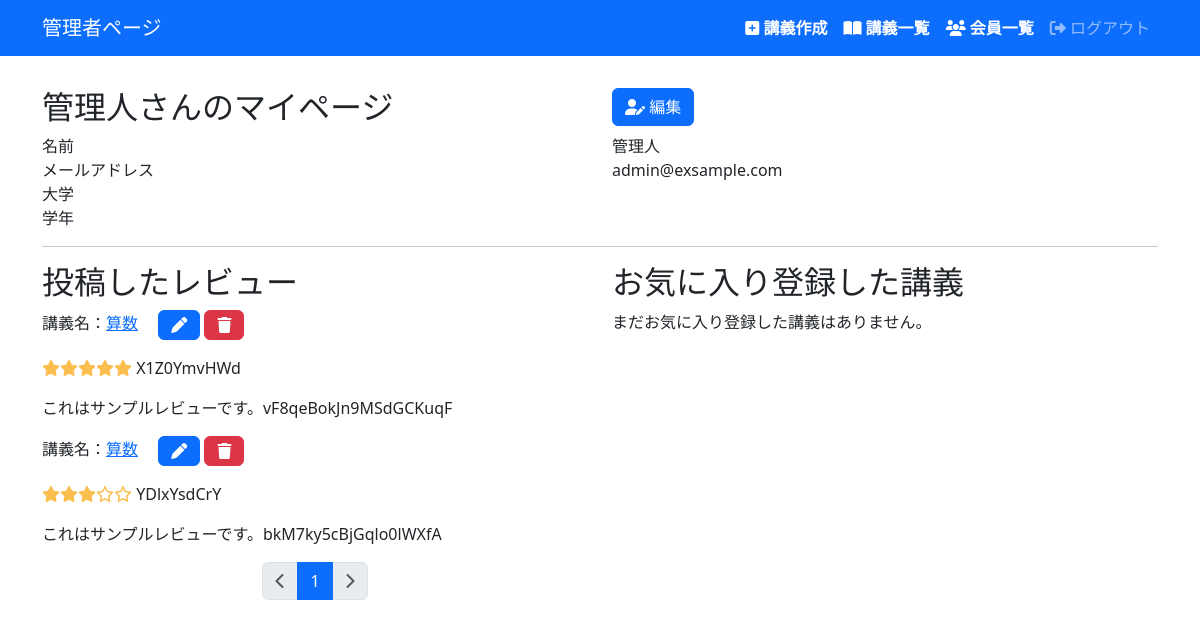
Before: /users/14/ (signed in) with the older database file.
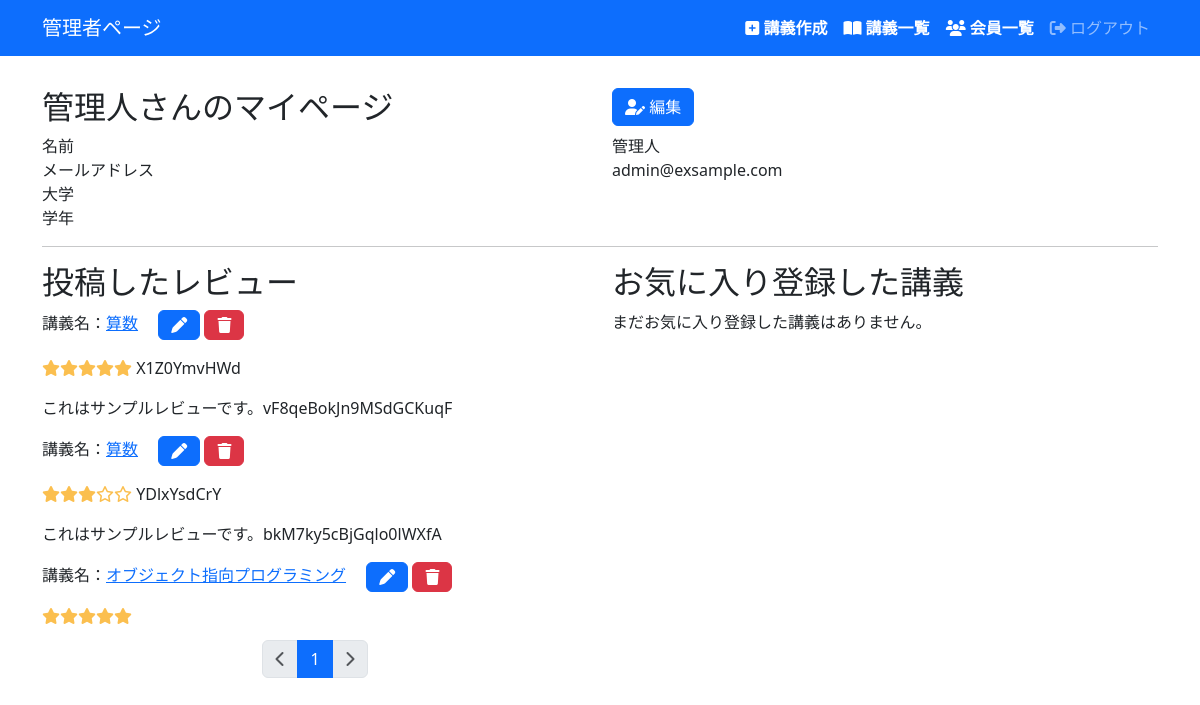
After: the same page with the newer database file.
### helloworld/models.py (models this page shows, shortened)
class Review(models.Model):
    title = models.CharField(max_length=128, null=True, blank=True)
    comment = models.TextField(null=True, blank=True)
    score = models.IntegerField(validators=[MinValueValidator(1), MaxValueValidator(5)])
    lecture = models.ForeignKey(Lecture, on_delete=models.CASCADE)
    user = models.ForeignKey(settings.AUTH_USER_MODEL, on_delete=models.CASCADE)

class Lecture(models.Model):
    name = models.CharField(max_length=128)
    body = models.TextField(null=True, blank=True)
    university = models.CharField(max_length=128, null=True, blank=True)
    school_year = models.IntegerField(null=True, blank=True)
    average_score = models.FloatField(null=True, blank=True)
    reviews_count = models.IntegerField(default=0, blank=True)

### helloworld/views.py (the view)
# urls.py: path('users/<int:user_id>/', views.user_show, name='users_show'),
@login_required
def user_show(request, user_id):
    user = get_object_or_404(User, pk=user_id)
    if user != request.user:
        messages.error(request, 'このページのアクセスは許可されていません。')
        return redirect('top')
    reviews_list = user.review_set.all()
    paginator = Paginator(reviews_list, 5)
    page_number = request.GET.get('page')
    reviews = paginator.get_page(page_number)
    lectures_list = Lecture.objects.filter(favorite__user=request.user).distinct()
    sort = request.GET.get('sort')
    if sort == 'review_count_desc':
        lectures_list = lectures_list.order_by('-reviews_count')  # レビュー高い順
    elif sort == 'review_count_asc':
        lectures_list = lectures_list.order_by('reviews_count')  # レビュー低い順
    elif sort == 'average_score_desc':
        lectures_list = lectures_list.order_by('-average_score')  # 評価高い順
    elif sort == 'average_score_asc':
        lectures_list = lectures_list.order_by('average_score')  # 評価低い順
    paginator = Paginator(lectures_list, 10)
    page_number = request.GET.get('page')
    lectures = paginator.get_page(page_number)
    context = {
        'user': user,
        'reviews': reviews,
        'lectures': lectures,
        'sort': sort,
    }
    return render(request, 'snippets/users/show.html', context)

### helloworld/templates/snippets/users/show.html (shortened to what this page needs)
{% extends 'base.html' %}
{% load django_bootstrap5 %}
{% block main %}
<div class="row">
  <div class="col d-flex align-items-end">
    <h2>{{ user.username }}さんのマイページ</h2>
  </div>
  <div class="col">
    <a href="{% url 'users_edit' user.id %}" class="btn btn-primary"><i class="fa-solid fa-user-pen"></i> 編集</a>
  </div>
</div>
<div class="row">
    <div class="col">名前</div>
    <div class="col">{{ user.username }}</div>
</div>
<div class="row">
    <div class="col">メールアドレス</div>
    <div class="col">{{ user.email }}</div>
</div>
<div class="row">
    <div class="col">大学</div>
    <div class="col">{{ user.university|default:"" }}</div>
</div>
<div class="row">
    <div class="col">学年</div>
    <div class="col">{{ user.school_year|default:"" }}</div>
</div>
<hr>
<div class="row">
    <div class="col">
        <h2>投稿したレビュー</h2>
        {% if reviews %}
        {% for review in reviews %}
        <div>
            講義名：<a href="{% url 'lectures_show' review.lecture.id %}">{{ review.lecture.name }}</a>
            <a href="{% url 'reviews_edit' review.lecture.id review.id %}" class="btn btn-primary ms-3"><i class="fa-solid fa-pen"></i></a>
            <form action="{% url 'review_delete' review.lecture.id review.id %}" method="POST" onsubmit="return confirm('本当に削除しますか？');" class="d-inline-block">
              <button type="submit" class="btn btn-danger"><i class="fa-solid fa-trash"></i></button>
            </form>
            <p>
                {% include 'lectures/_star.html' with score=review.score %}
                {{ review.title|default:"" }}
            </p>
            <p>{{ review.comment }}</p>
        </div>
        {% endfor %}
        {% include '_pagination.html' with list=reviews %}
        {% else %}
        <p>まだレビューを投稿していません。</p>
        {% endif %}
    </div>
    <div class="col">
        <h2>お気に入り登録した講義</h2>
        {% if lectures %}
        <div class="row">
            <div class="col-8 offset-4">
                <form method="get" class="form-inline">
                  <select name="sort" class="form-control mr-2" onchange="this.form.submit()">
                    <option value="">並び替え</option>
                    <option value="review_count_desc" {% if sort == "review_count_desc" %}selected{% endif %}>レビューが多い順</option>
                    <option value="review_count_asc" {% if sort == "review_count_asc" %}selected{% endif %}>レビューが少ない順</option>
                    <option value="average_score_desc" {% if sort == "average_score_desc" %}selected{% endif %}>評価が高い順</option>
                    <option value="average_score_asc" {% if sort == "average_score_asc" %}selected{% endif %}>評価が低い順</option>
                  </select>
                </form>
            </div>
        </div>
        <div class="table-responsive-sm">
            {% include 'lectures/_lectures_table.html' %}
        </div>
        {% else %}
        <p>まだお気に入り登録した講義はありません。</p>
        {% endif %}
    </div>
</div>
{% endblock %}

### helloworld/templates/snippets/lectures/_star.html
<span class="star">
  {% if score == 1 %}
    <i class="fa-solid   fa-star"></i><i class="fa-regular fa-star"></i><i class="fa-regular fa-star"></i><i class="fa-regular fa-star"></i><i class="fa-regular fa-star"></i>
  {% elif score == 2 %}
    <i class="fa-solid   fa-star"></i><i class="fa-solid   fa-star"></i><i class="fa-regular fa-star"></i><i class="fa-regular fa-star"></i><i class="fa-regular fa-star"></i>
  {% elif score == 3 %}
    <i class="fa-solid   fa-star"></i><i class="fa-solid   fa-star"></i><i class="fa-solid   fa-star"></i><i class="fa-regular fa-star"></i><i class="fa-regular fa-star"></i>
  {% elif score == 4 %}
    <i class="fa-solid   fa-star"></i><i class="fa-solid   fa-star"></i><i class="fa-solid   fa-star"></i><i class="fa-solid   fa-star"></i><i class="fa-regular fa-star"></i>
  {% elif score == 5 %}
    <i class="fa-solid   fa-star"></i><i class="fa-solid   fa-star"></i><i class="fa-solid   fa-star"></i><i class="fa-solid   fa-star"></i><i class="fa-solid   fa-star"></i>
  {% else %}
    <i class="fa-regular fa-star"></i><i class="fa-regular fa-star"></i><i class="fa-regular fa-star"></i><i class="fa-regular fa-star"></i><i class="fa-regular fa-star"></i>
  {% endif %}
</span>

Changed rows visible on the page:
added Review: lecture.name "オブジェクト指向プログラミング"
